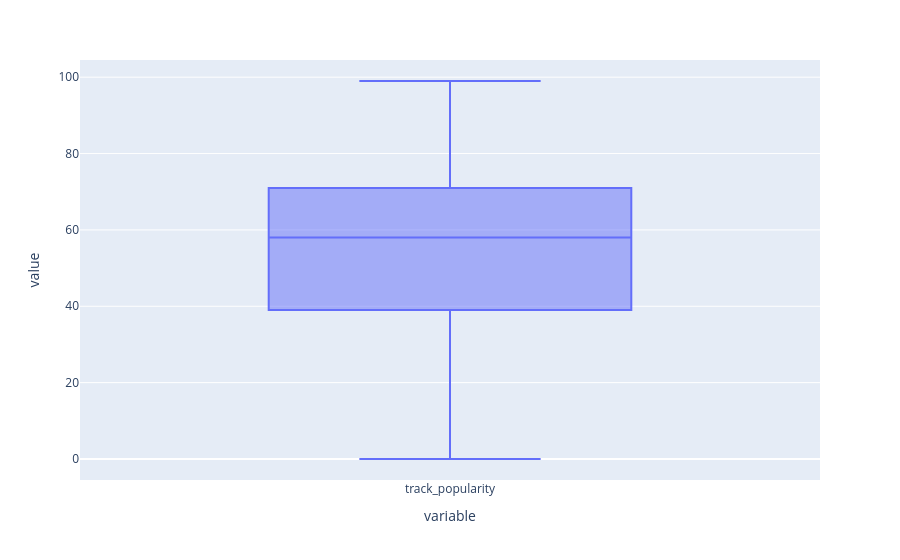

This figure's notebook cell:
### Code cell
fig=px.box(df["track_popularity"])
fig.show()

### Figure 1 — Plotly figure (JSON) as saved in the notebook; plotly's stock layout.template omitted (floating-point values rounded to 4 significant figures; data arrays with more than 128 entries replaced by an {"elided": "..."} marker saying what was removed)
{"data": [{"alignmentgroup": "True", "hovertemplate": "variable=%{x}<br>value=%{y}<extra></extra>", "legendgroup": "", "marker": {"color": "#636efa"}, "name": "", "notched": false, "offsetgroup": "", "orientation": "v", "showlegend": false, "type": "box", "x": {"elided": "8582 str values"}, "x0": " ", "xaxis": "x", "y": {"elided": "8582 int values"}, "y0": " ", "yaxis": "y"}], "layout": {"boxmode": "group", "legend": {"tracegroupgap": 0}, "margin": {"t": 60}, "xaxis": {"anchor": "y", "domain": [0, 1], "title": {"text": "variable"}}, "yaxis": {"anchor": "x", "domain": [0, 1], "title": {"text": "value"}}}}
